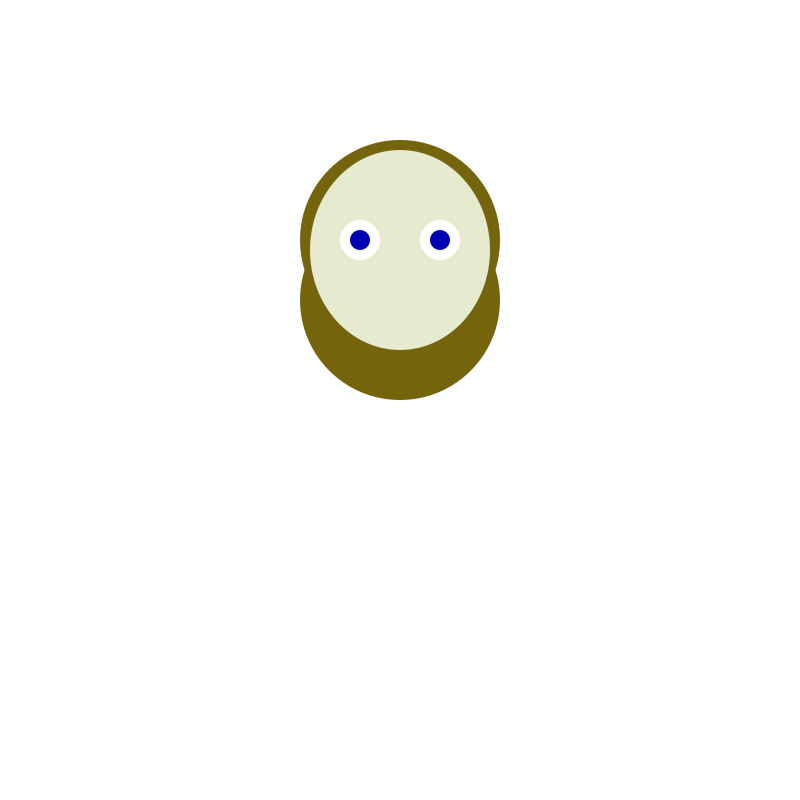
Frame 1 (no input)
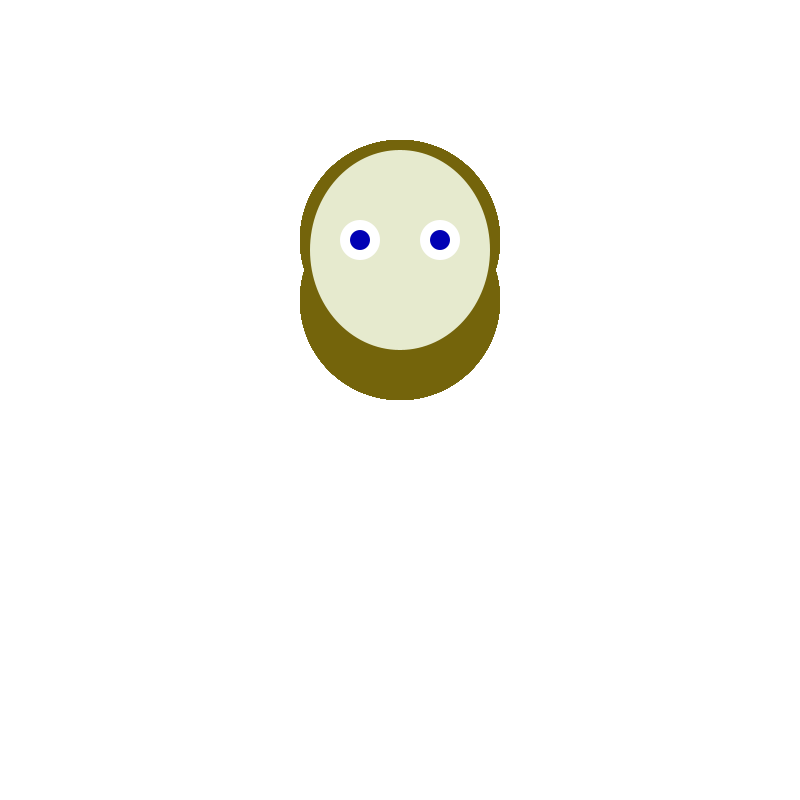
Frame 60 (the mouse pressed at the canvas centre just before this capture)
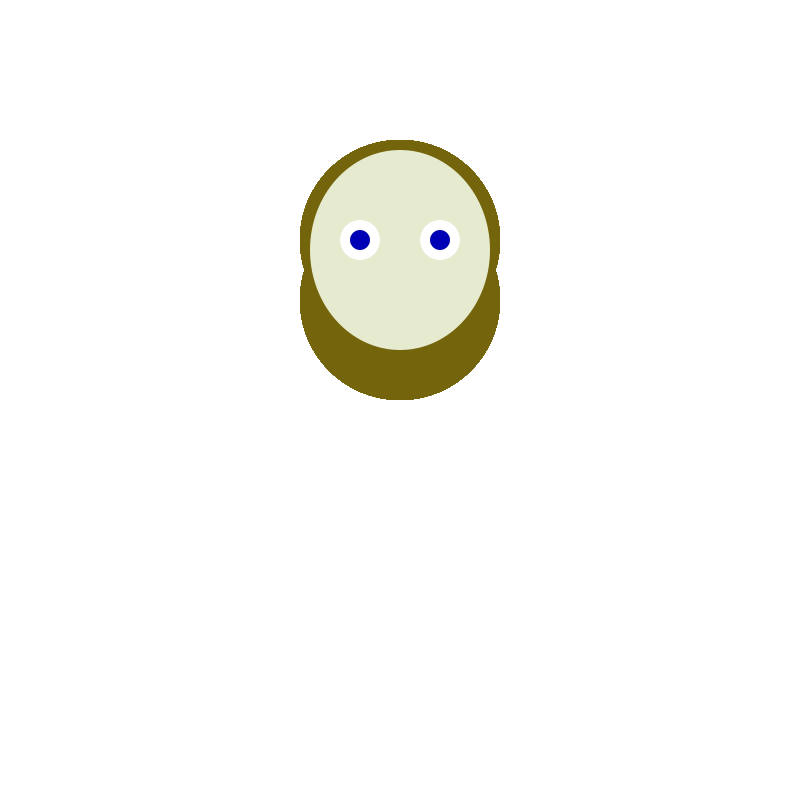
Frame 120 (the mouse held since frame 60 and released just before this capture)

The Processing sketch that drew these frames (run headless with seeded random() and noise(); from frame 60 on, the mouse is pressed at the canvas centre):

// Processing sketch: SelfPortrait
// ── SelfPortrait.pde
color hair = color(116, 100, 11);
color skin = color(230, 234, 206);
color eyes = color(0, 0, 180);
color eyeWhites = color(255);

void setup() {
  size(800, 800);
  background(255);
  noStroke();
}

void draw() {
    fill(hair);
    ellipse(400, 240, 200, 200);
    
    ellipse(400, 300, 200, 200);
    
    fill(skin);
    ellipse(400, 250, 180, 200);
    
    fill(eyeWhites);
    ellipse(360, 240, 40, 40);
    ellipse(440, 240, 40, 40);
    
    fill(eyes);
    ellipse(360, 240, 20, 20);
    ellipse(440, 240, 20, 20);
  
  
  println("mouseX: " + mouseX + ", mouseY: " + mouseY);
}
